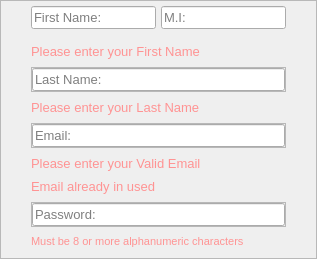
                  <widget class="QFrame" name="frame_5">
                   <property name="frameShape">
                    <enum>QFrame::StyledPanel</enum>
                   </property>
                   <property name="frameShadow">
                    <enum>QFrame::Raised</enum>
                   </property>
                   <layout class="QVBoxLayout" name="verticalLayout_4">
                    <property name="spacing">
                     <number>0</number>
                    </property>
                    <property name="leftMargin">
                     <number>0</number>
                    </property>
                    <property name="topMargin">
                     <number>0</number>
                    </property>
                    <property name="rightMargin">
                     <number>0</number>
                    </property>
                    <property name="bottomMargin">
                     <number>10</number>
                    </property>
                    <item>
                     <widget class="QWidget" name="widget_6" native="true">
                      <layout class="QVBoxLayout" name="verticalLayout_6">
                       <property name="spacing">
                        <number>15</number>
                       </property>
                       <property name="leftMargin">
                        <number>0</number>
                       </property>
                       <property name="topMargin">
                        <number>5</number>
                       </property>
                       <property name="rightMargin">
                        <number>0</number>
                       </property>
                       <property name="bottomMargin">
                        <number>0</number>
                       </property>
                       <item>
                        <widget class="QWidget" name="widget_12" native="true">
                         <layout class="QVBoxLayout" name="verticalLayout_18">
                          <property name="spacing">
                           <number>0</number>
                          </property>
                          <property name="leftMargin">
                           <number>0</number>
                          </property>
                          <property name="topMargin">
                           <number>0</number>
                          </property>
                          <property name="rightMargin">
                           <number>0</number>
                          </property>
                          <property name="bottomMargin">
                           <number>0</number>
                          </property>
                          <item>
                           <widget class="QWidget" name="widget_8" native="true">
                            <layout class="QHBoxLayout" name="horizontalLayout_5">
                             <property name="spacing">
                              <number>5</number>
                             </property>
                             <property name="sizeConstraint">
                              <enum>QLayout::SetFixedSize</enum>
                             </property>
                             <property name="leftMargin">
                              <number>0</number>
                             </property>
                             <property name="topMargin">
                              <number>0</number>
                             </property>
                             <property name="rightMargin">
                              <number>0</number>
                             </property>
                             <property name="bottomMargin">
                              <number>0</number>
                             </property>
                             <item>
                              <widget class="QWidget" name="widget_9" native="true">
                               <layout class="QVBoxLayout" name="verticalLayout_9">
                                <property name="spacing">
                                 <number>0</number>
                                </property>
                                <property name="leftMargin">
                                 <number>30</number>
                                </property>
                                <property name="topMargin">
                                 <number>0</number>
                                </property>
                                <property name="rightMargin">
                                 <number>0</number>
                                </property>
                                <property name="bottomMargin">
                                 <number>0</number>
                                </property>
                                <item>
                                 <widget class="QLineEdit" name="adminFirst_lineEdit">
                                  <property name="font">
                                   <font>
                                    <pointsize>10</pointsize>
                                   </font>
                                  </property>
                                  <property name="toolTip">
                                   <string>Required*</string>
                                  </property>
                                  <property name="styleSheet">
                                   <string notr="true"/>
                                  </property>
                                  <property name="text">
                                   <string/>
                                  </property>
                                  <property name="placeholderText">
                                   <string>First Name:</string>
                                  </property>
                                 </widget>
                                </item>
                               </layout>
                              </widget>
                             </item>
                             <item alignment="Qt::AlignLeft">
                              <widget class="QWidget" name="widget_10" native="true">
                               <layout class="QVBoxLayout" name="verticalLayout_7">
                                <property name="spacing">
                                 <number>0</number>
                                </property>
                                <property name="leftMargin">
                                 <number>0</number>
                                </property>
                                <property name="topMargin">
                                 <number>0</number>
                                </property>
                                <property name="rightMargin">
                                 <number>30</number>
                                </property>
                                <property name="bottomMargin">
                                 <number>0</number>
                                </property>
                                <item>
                                 <widget class="QLineEdit" name="adminMiddle_lineEdit">
                                  <property name="font">
                                   <font>
                                    <pointsize>10</pointsize>
                                   </font>
                                  </property>
                                  <property name="toolTip">
                                   <string>Required*</string>
                                  </property>
                                  <property name="styleSheet">
                                   <string notr="true"/>
                                  </property>
                                  <property name="text">
                                   <string/>
                                  </property>
                                  <property name="placeholderText">
                                   <string>M.I:</string>
                                  </property>
                                 </widget>
                                </item>
                               </layout>
                              </widget>
                             </item>
                            </layout>
                           </widget>
                          </item>
                         </layout>
                        </widget>
                       </item>
                       <item>
                        <widget class="QWidget" name="widget_11" native="true">
                         <layout class="QVBoxLayout" name="verticalLayout_11">
                          <property name="spacing">
                           <number>8</number>
                          </property>
                          <property name="leftMargin">
                           <number>30</number>
                          </property>
                          <property name="topMargin">
                           <number>0</number>
                          </property>
                          <property name="rightMargin">
                           <number>30</number>
                          </property>
                          <property name="bottomMargin">
                           <number>0</number>
                          </property>
                          <item>
                           <widget class="QWidget" name="warningFname" native="true">
                            <layout class="QVBoxLayout" name="verticalLayout_15">
                             <property name="spacing">
                              <number>0</number>
                             </property>
                             <property name="leftMargin">
                              <number>0</number>
                             </property>
                             <property name="topMargin">
                              <number>0</number>
                             </property>
                             <property name="rightMargin">
                              <number>0</number>
                             </property>
                             <property name="bottomMargin">
                              <number>0</number>
                             </property>
                             <item>
                              <widget class="QLabel" name="label_14">
                               <property name="font">
                                <font>
                                 <family>MS Shell Dlg 2</family>
                                 <pointsize>10</pointsize>
                                </font>
                               </property>
                               <property name="text">
                                <string>&lt;html&gt;&lt;head/&gt;&lt;body&gt;&lt;p&gt;&lt;span style=&quot; color:#ff9393;&quot;&gt;Please enter your First Name&lt;/span&gt;&lt;/p&gt;&lt;/body&gt;&lt;/html&gt;</string>
                               </property>
                               <property name="textFormat">
                                <enum>Qt::RichText</enum>
                               </property>
                               <property name="alignment">
                                <set>Qt::AlignLeading|Qt::AlignLeft|Qt::AlignVCenter</set>
                               </property>
                              </widget>
                             </item>
                            </layout>
                           </widget>
                          </item>
                          <item>
                           <widget class="QFrame" name="frame_7">
                            <property name="frameShape">
                             <enum>QFrame::StyledPanel</enum>
                            </property>
                            <property name="frameShadow">
                             <enum>QFrame::Raised</enum>
                            </property>
                            <layout class="QVBoxLayout" name="verticalLayout_24">
                             <property name="spacing">
                              <number>0</number>
                             </property>
                             <property name="leftMargin">
                              <number>0</number>
                             </property>
                             <property name="topMargin">
                              <number>0</number>
                             </property>
                             <property name="rightMargin">
                              <number>0</number>
                             </property>
                             <property name="bottomMargin">
                              <number>0</number>
                             </property>
                             <item>
                              <widget class="QLineEdit" name="adminLast_lineEdit">
                               <property name="font">
                                <font>
                                 <pointsize>10</pointsize>
                                </font>
                               </property>
                               <property name="toolTip">
                                <string>Required*</string>
                               </property>
                               <property name="styleSheet">
                                <string notr="true"/>
                               </property>
                               <property name="text">
                                <string/>
                               </property>
                               <property name="placeholderText">
                                <string>Last Name:</string>
                               </property>
                              </widget>
                             </item>
                            </layout>
                           </widget>
                          </item>
                          <item>
                           <widget class="QWidget" name="warningLname" native="true">
                            <layout class="QVBoxLayout" name="verticalLayout_16">
                             <property name="spacing">
                              <number>0</number>
                             </property>
                             <property name="leftMargin">
                              <number>0</number>
                             </property>
                             <property name="topMargin">
                              <number>0</number>
                             </property>
                             <property name="rightMargin">
                              <number>0</number>
                             </property>
                             <property name="bottomMargin">
                              <number>0</number>
                             </property>
                             <item>
                              <widget class="QLabel" name="label_15">
                               <property name="font">
                                <font>
                                 <family>MS Shell Dlg 2</family>
                                 <pointsize>10</pointsize>
                                </font>
                               </property>
                               <property name="text">
                                <string>&lt;html&gt;&lt;head/&gt;&lt;body&gt;&lt;p&gt;&lt;span style=&quot; color:#ff9393;&quot;&gt;Please enter your Last Name&lt;/span&gt;&lt;/p&gt;&lt;/body&gt;&lt;/html&gt;</string>
                               </property>
                               <property name="textFormat">
                                <enum>Qt::RichText</enum>
                               </property>
                               <property name="alignment">
                                <set>Qt::AlignLeading|Qt::AlignLeft|Qt::AlignVCenter</set>
                               </property>
                              </widget>
                             </item>
                            </layout>
                           </widget>
                          </item>
                          <item>
                           <widget class="QFrame" name="frame_10">
                            <property name="frameShape">
                             <enum>QFrame::StyledPanel</enum>
                            </property>
                            <property name="frameShadow">
                             <enum>QFrame::Raised</enum>
                            </property>
                            <layout class="QVBoxLayout" name="verticalLayout_22">
                             <property name="spacing">
                              <number>0</number>
                             </property>
                             <property name="leftMargin">
                              <number>0</number>
                             </property>
                             <property name="topMargin">
                              <number>0</number>
                             </property>
                             <property name="rightMargin">
                              <number>0</number>
                             </property>
                             <property name="bottomMargin">
                              <number>0</number>
                             </property>
                             <item>
                              <widget class="QLineEdit" name="adminEmail_lineEdit">
                               <property name="font">
                                <font>
                                 <pointsize>10</pointsize>
                                </font>
                               </property>
                               <property name="toolTip">
                                <string>Required*</string>
                               </property>
                               <property name="styleSheet">
                                <string notr="true"/>
                               </property>
                               <property name="text">
                                <string/>
                               </property>
                               <property name="placeholderText">
                                <string>Email:</string>
                               </property>
                              </widget>
                             </item>
                            </layout>
                           </widget>
                          </item>
                          <item>
                           <widget class="QWidget" name="warningEmail" native="true">
                            <layout class="QVBoxLayout" name="verticalLayout_20">
                             <property name="spacing">
                              <number>0</number>
                             </property>
                             <property name="leftMargin">
                              <number>0</number>
                             </property>
                             <property name="topMargin">
                              <number>0</number>
                             </property>
                             <property name="rightMargin">
                              <number>0</number>
                             </property>
                             <property name="bottomMargin">
                              <number>0</number>
                             </property>
                             <item>
                              <widget class="QLabel" name="label_18">
                               <property name="font">
                                <font>
                                 <family>MS Shell Dlg 2</family>
                                 <pointsize>10</pointsize>
                                </font>
                               </property>
                               <property name="text">
                                <string>&lt;html&gt;&lt;head/&gt;&lt;body&gt;&lt;p&gt;&lt;span style=&quot; color:#ff9393;&quot;&gt;Please enter your Valid Email&lt;/span&gt;&lt;/p&gt;&lt;/body&gt;&lt;/html&gt;</string>
                               </property>
                               <property name="textFormat">
                                <enum>Qt::RichText</enum>
                               </property>
                               <property name="alignment">
                                <set>Qt::AlignLeading|Qt::AlignLeft|Qt::AlignVCenter</set>
                               </property>
                              </widget>
                             </item>
                            </layout>
                           </widget>
                          </item>
                          <item>
                           <widget class="QWidget" name="warningEmailInUsed" native="true">
                            <layout class="QVBoxLayout" name="verticalLayout_25">
                             <property name="leftMargin">
                              <number>0</number>
                             </property>
                             <property name="topMargin">
                              <number>0</number>
                             </property>
                             <property name="rightMargin">
                              <number>0</number>
                             </property>
                             <property name="bottomMargin">
                              <number>0</number>
                             </property>
                             <item>
                              <widget class="QLabel" name="label_20">
                               <property name="font">
                                <font>
                                 <family>MS Shell Dlg 2</family>
                                 <pointsize>10</pointsize>
                                </font>
                               </property>
                               <property name="text">
                                <string>&lt;html&gt;&lt;head/&gt;&lt;body&gt;&lt;p&gt;&lt;span style=&quot; color:#ff9393;&quot;&gt;Email already in used&lt;/span&gt;&lt;/p&gt;&lt;/body&gt;&lt;/html&gt;</string>
                               </property>
                               <property name="textFormat">
                                <enum>Qt::RichText</enum>
                               </property>
                               <property name="alignment">
                                <set>Qt::AlignLeading|Qt::AlignLeft|Qt::AlignVCenter</set>
                               </property>
                              </widget>
                             </item>
                            </layout>
                           </widget>
                          </item>
                          <item>
                           <widget class="QFrame" name="frame_11">
                            <property name="frameShape">
                             <enum>QFrame::StyledPanel</enum>
                            </property>
                            <property name="frameShadow">
                             <enum>QFrame::Raised</enum>
                            </property>
                            <layout class="QVBoxLayout" name="verticalLayout_23">
                             <property name="spacing">
                              <number>0</number>
                             </property>
                             <property name="leftMargin">
                              <number>0</number>
                             </property>
                             <property name="topMargin">
                              <number>0</number>
                             </property>
                             <property name="rightMargin">
                              <number>0</number>
                             </property>
                             <property name="bottomMargin">
                              <number>0</number>
                             </property>
                             <item>
                              <widget class="QLineEdit" name="adminPass_lineEdit">
                               <property name="font">
                                <font>
                                 <pointsize>10</pointsize>
                                </font>
                               </property>
                               <property name="toolTip">
                                <string>Required*</string>
                               </property>
                               <property name="styleSheet">
                                <string notr="true"/>
                               </property>
                               <property name="text">
                                <string/>
                               </property>
                               <property name="echoMode">
                                <enum>QLineEdit::Password</enum>
                               </property>
                               <property name="placeholderText">
                                <string>Password:</string>
                               </property>
                              </widget>
                             </item>
                            </layout>
                           </widget>
                          </item>
                          <item>
                           <widget class="QWidget" name="warningPass" native="true">
                            <layout class="QVBoxLayout" name="verticalLayout_21">
                             <property name="spacing">
                              <number>0</number>
                             </property>
                             <property name="leftMargin">
                              <number>0</number>
                             </property>
                             <property name="topMargin">
                              <number>0</number>
                             </property>
                             <property name="rightMargin">
                              <number>0</number>
                             </property>
                             <property name="bottomMargin">
                              <number>0</number>
                             </property>
                             <item>
                              <widget class="QLabel" name="label_19">
                               <property name="font">
                                <font>
                                 <family>MS Shell Dlg 2</family>
                                 <pointsize>10</pointsize>
                                </font>
                               </property>
                               <property name="text">
                                <string>&lt;html&gt;&lt;head/&gt;&lt;body&gt;&lt;p&gt;&lt;span style=&quot; font-size:8pt; color:#ff9393;&quot;&gt;Must be 8 or more alphanumeric characters&lt;/span&gt;&lt;/p&gt;&lt;/body&gt;&lt;/html&gt;</string>
                               </property>
                               <property name="textFormat">
                                <enum>Qt::RichText</enum>
                               </property>
                               <property name="alignment">
                                <set>Qt::AlignLeading|Qt::AlignLeft|Qt::AlignVCenter</set>
                               </property>
                              </widget>
                             </item>
                            </layout>
                           </widget>
                          </item>
                         </layout>
                        </widget>
                       </item>
                      </layout>
                     </widget>
                    </item>
                   </layout>
                  </widget>
